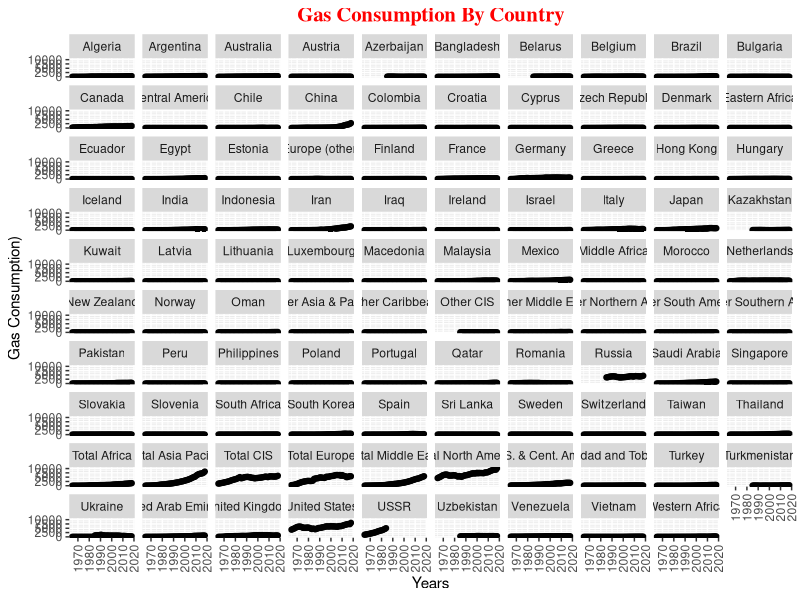
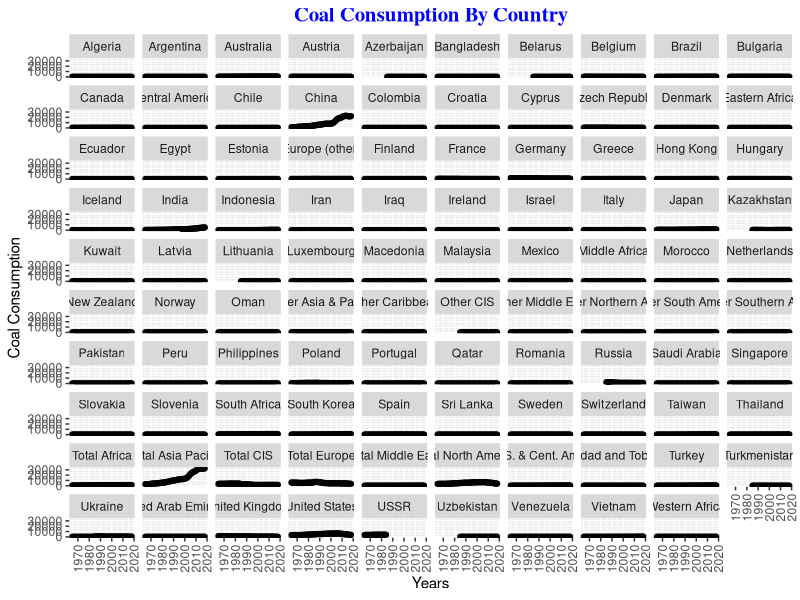
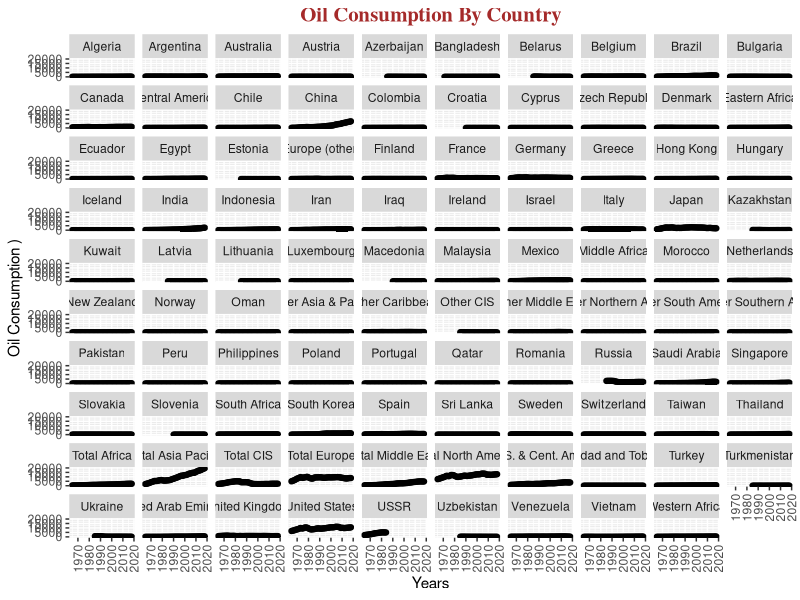

The R script that drew these images, in order:
#This chart describes fossil fuel consumption by country.
#Three charts are included.
#One for gas, one for coal, and one for oil.
#It is showing each of consumptions by each year by each countires. 

library(ggplot2)

ff_consumption <- read.csv(file = "data/fossilfuel/fossil-fuel-consumption.csv",stringsAsFactors = FALSE)

gas_consumption <- ggplot(ff_consumption, aes(x = Year, y = Gas)) + geom_point() + scale_x_log10() +
  ggtitle("Gas Consumption By Country") + theme(plot.title = element_text(family = "serif", face = "bold", hjust = 0.5, size = 15, color = "red")) +
  theme(axis.text.x = element_text(angle = 90, hjust = 1, vjust = 0.5 )) + labs(x="Years", y="Gas Consumption)") + facet_wrap(~Entity) 

coal_consumption <- ggplot(ff_consumption, aes(x = Year, y = Coal)) + geom_point() + scale_x_log10() +
  ggtitle("Coal Consumption By Country") + theme(plot.title = element_text(family = "serif", face = "bold", hjust = 0.5, size = 15, color = "blue")) +
  theme(axis.text.x = element_text(angle = 90, hjust = 1, vjust = 0.5 )) + labs(x="Years", y="Coal Consumption") + facet_wrap(~Entity) 


oil_consumption <- ggplot(ff_consumption, aes(x = Year, y = Oil)) + geom_point() + scale_x_log10() +
  ggtitle("Oil Consumption By Country") + theme(plot.title = element_text(family = "serif", face = "bold", hjust = 0.5, size = 15, color = "brown")) +
  theme(axis.text.x = element_text(angle = 90, hjust = 1, vjust = 0.5 )) + labs(x="Years", y="Oil Consumption )") + facet_wrap(~Entity) 


gas_consumption
coal_consumption
oil_consumption
